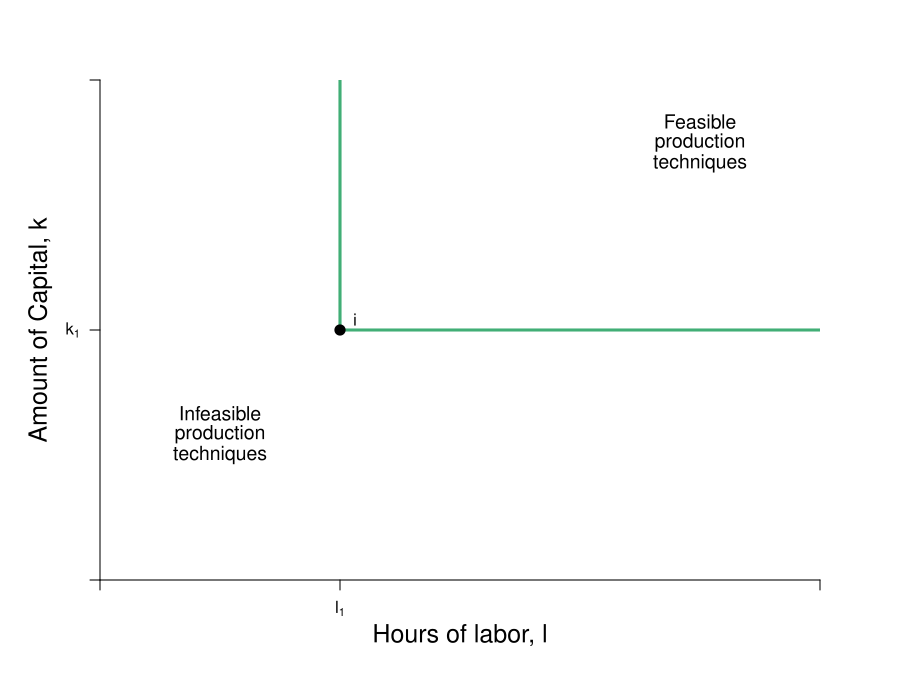

Reproduce this figure in R.

pdf(file = "firmmarketsupply/leontief.pdf", width = 9, height = 7)

#Set parameters for graphics
axislabelsize <- 1.5
labelsize <- 1.2
graphlinewidth <- 3
segmentlinewidth <- 2

COL <- c("#7fc97f", "#beaed4", "#fdc086", "#ffff99", "#386cb0", "#f0027f", "#bf5b17", "#666666")
COLA <- c("#e0f3db", "#99d8c9","#66c2a4","#41ae76", "#238b45", "#005824")
COLB <- c("#c6dbef", "#4eb3d3", "#2b8cbe", "#0868ac","#084081")

par(mar =  c(6, 5, 4, 4))

xlims <- c(0, 12)
ylims <- c(0, 12)

npts <- 501 


plot(0, 0, xlim = xlims, ylim = ylims, type = "n",
     xlab = expression(paste("")),
     ylab = expression(paste("")), 
     xaxt = "n", 
     yaxt = "n", 
     cex.lab = axislabelsize, 
     bty = "n",
     xaxs="i", 
     yaxs="i")

ticksy <- c(0, 6, ylims[2])
ylabels <- c(NA, expression(paste(k[1])), NA)
ticksx <- c(0, 4, xlims[2])
xlabels <- c(NA, expression(paste(l[1])), NA)

axis(1, at = ticksx, pos = 0, labels = xlabels)
axis(2, at = ticksy, pos = 0, labels = ylabels, las = 1)

npts <- 500 
xx1 <- seq(xlims[1], xlims[2], length.out = npts)

segments(4, 6, xlims[2], 6, lty = 1, col = COLA[4], lwd = graphlinewidth)
segments(4, 6, 4, ylims[2], lty = 1, col = COLA[4],  lwd = graphlinewidth)

mtext(expression(paste("Hours of labor, ", l)), side=1, line = 2.5, cex = axislabelsize)
text(-1, 0.5*ylims[2], expression(paste("Amount of Capital, ", k)), xpd = TRUE, cex = axislabelsize, srt = 90) 

points(4, 6, pch = 16, col = "black", cex = 1.5)
text(4.25, 6.25, expression(i))


text(10, 11, expression(paste("Feasible")), cex = labelsize)
text(10, 10.5, expression(paste("production")), cex = labelsize)
text(10, 10, expression(paste("techniques")), cex = labelsize)
text(2, 4, expression(paste("Infeasible")), cex = labelsize)
text(2, 3.5, expression(paste("production")), cex = labelsize)
text(2, 3, expression(paste("techniques")), cex = labelsize)


#Label mrs function
text(18, 2.5, expression(paste(mrs(x,y) == r[max] - bgroup("(",frac(r[max], x[max]),")")*x)))

dev.off()
